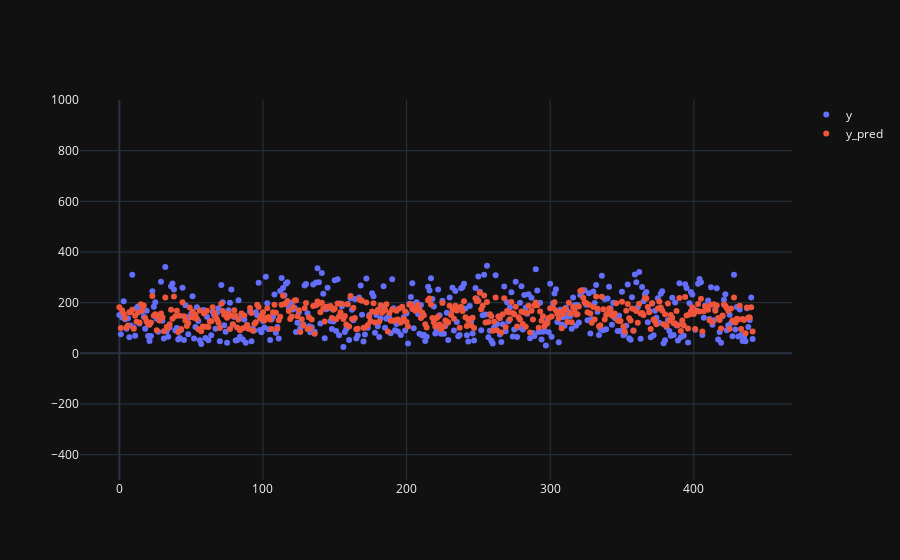

Notebook code for this chart:
### Code cell
df = pd.DataFrame(torch.cat([y,y_pred],dim=1).detach().numpy(), columns=['y','y_pred'] )
import plotly.graph_objects as go
import plotly.offline as pyo

fig = go.Figure()
fig.add_trace(go.Scatter(x=df.index, y=df['y'], mode='markers', name='y'))
fig.add_trace(go.Scatter(x=df.index, y=df['y_pred'], mode= 'markers', name='y_pred'))

fig.update_layout(yaxis_range=[-500,1000])
fig.show()

### Figure 1 — Plotly figure (JSON) as saved in the notebook; plotly's stock layout.template omitted (floating-point values rounded to 4 significant figures; data arrays with more than 128 entries replaced by an {"elided": "..."} marker saying what was removed)
{"data": [{"mode": "markers", "name": "y", "x": {"elided": "442 int values"}, "y": {"elided": "442 float values"}, "type": "scatter"}, {"mode": "markers", "name": "y_pred", "x": {"elided": "442 int values"}, "y": {"elided": "442 float values"}, "type": "scatter"}], "layout": {"yaxis": {"range": [-500, 1000]}}}
